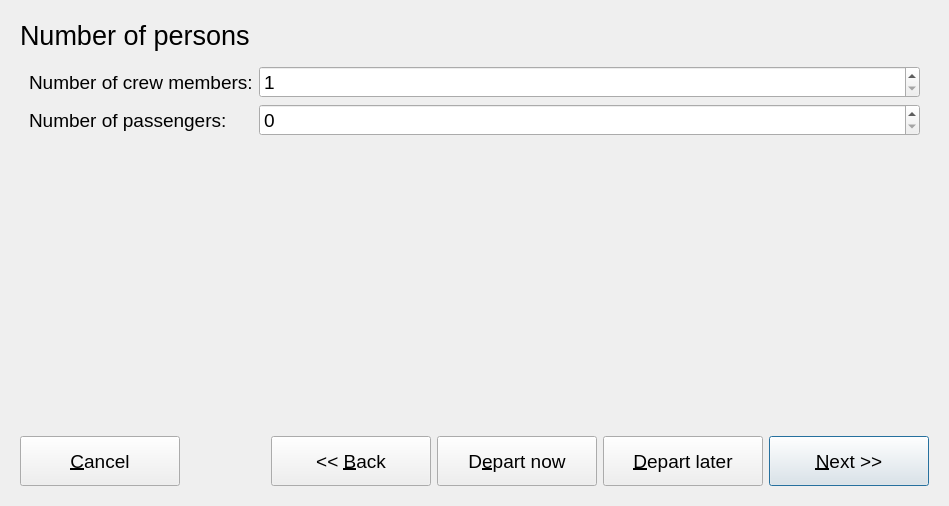
<?xml version="1.0" encoding="UTF-8"?>
<ui version="4.0">
 <class>FlightWizard</class>
 <widget class="QDialog" name="FlightWizard">
  <property name="geometry">
   <rect>
    <x>0</x>
    <y>0</y>
    <width>949</width>
    <height>506</height>
   </rect>
  </property>
  <property name="sizePolicy">
   <sizepolicy hsizetype="Maximum" vsizetype="Maximum">
    <horstretch>0</horstretch>
    <verstretch>0</verstretch>
   </sizepolicy>
  </property>
  <property name="windowTitle">
   <string>New flight wizard</string>
  </property>
  <layout class="QVBoxLayout" name="verticalLayout">
   <item>
    <widget class="QStackedWidget" name="stack">
     <property name="currentIndex">
      <number>3</number>
     </property>
     <widget class="QWidget" name="page1">
      <layout class="QVBoxLayout" name="verticalLayout_2">
       <item>
        <widget class="QLabel" name="titleLabel1">
         <property name="font">
          <font>
           <pointsize>20</pointsize>
          </font>
         </property>
         <property name="text">
          <string>Plane</string>
         </property>
         <property name="alignment">
          <set>Qt::AlignLeading|Qt::AlignLeft|Qt::AlignVCenter</set>
         </property>
        </widget>
       </item>
       <item>
        <spacer name="spacer1">
         <property name="orientation">
          <enum>Qt::Vertical</enum>
         </property>
         <property name="sizeType">
          <enum>QSizePolicy::Fixed</enum>
         </property>
         <property name="sizeHint" stdset="0">
          <size>
           <width>1</width>
           <height>10</height>
          </size>
         </property>
        </spacer>
       </item>
       <item>
        <widget class="CompletionLineEdit" name="planeEdit">
         <property name="sizePolicy">
          <sizepolicy hsizetype="Preferred" vsizetype="Fixed">
           <horstretch>0</horstretch>
           <verstretch>0</verstretch>
          </sizepolicy>
         </property>
         <property name="font">
          <font>
           <family>Monospace</family>
           <pointsize>20</pointsize>
          </font>
         </property>
        </widget>
       </item>
       <item>
        <widget class="QLabel" name="speedDialLabel1">
         <property name="font">
          <font>
           <pointsize>14</pointsize>
          </font>
         </property>
         <property name="text">
          <string>Speed dial:</string>
         </property>
        </widget>
       </item>
       <item>
        <widget class="QWidget" name="speedDial" native="true">
         <property name="sizePolicy">
          <sizepolicy hsizetype="Expanding" vsizetype="Expanding">
           <horstretch>0</horstretch>
           <verstretch>0</verstretch>
          </sizepolicy>
         </property>
        </widget>
       </item>
      </layout>
     </widget>
     <widget class="QWidget" name="page2">
      <layout class="QVBoxLayout" name="verticalLayout_3">
       <item>
        <widget class="QLabel" name="titleLabel2">
         <property name="font">
          <font>
           <pointsize>20</pointsize>
          </font>
         </property>
         <property name="text">
          <string>Flight type</string>
         </property>
         <property name="alignment">
          <set>Qt::AlignLeading|Qt::AlignLeft|Qt::AlignVCenter</set>
         </property>
        </widget>
       </item>
       <item>
        <spacer name="spacer2">
         <property name="orientation">
          <enum>Qt::Vertical</enum>
         </property>
         <property name="sizeType">
          <enum>QSizePolicy::Fixed</enum>
         </property>
         <property name="sizeHint" stdset="0">
          <size>
           <width>1</width>
           <height>10</height>
          </size>
         </property>
        </spacer>
       </item>
       <item>
        <widget class="QLabel" name="label">
         <property name="font">
          <font>
           <pointsize>14</pointsize>
          </font>
         </property>
         <property name="text">
          <string>Speed dial:</string>
         </property>
        </widget>
       </item>
       <item>
        <widget class="QWidget" name="speedDial2" native="true">
         <property name="sizePolicy">
          <sizepolicy hsizetype="Expanding" vsizetype="Expanding">
           <horstretch>0</horstretch>
           <verstretch>0</verstretch>
          </sizepolicy>
         </property>
        </widget>
       </item>
      </layout>
     </widget>
     <widget class="QWidget" name="page3">
      <layout class="QVBoxLayout" name="verticalLayout_4">
       <item>
        <widget class="QLabel" name="titleLabel3">
         <property name="font">
          <font>
           <pointsize>20</pointsize>
          </font>
         </property>
         <property name="text">
          <string>Pilot and copilot</string>
         </property>
         <property name="alignment">
          <set>Qt::AlignLeading|Qt::AlignLeft|Qt::AlignVCenter</set>
         </property>
        </widget>
       </item>
       <item>
        <spacer name="verticalSpacer">
         <property name="orientation">
          <enum>Qt::Vertical</enum>
         </property>
         <property name="sizeType">
          <enum>QSizePolicy::Fixed</enum>
         </property>
         <property name="sizeHint" stdset="0">
          <size>
           <width>1</width>
           <height>10</height>
          </size>
         </property>
        </spacer>
       </item>
       <item>
        <widget class="QWidget" name="widget_2" native="true">
         <property name="sizePolicy">
          <sizepolicy hsizetype="Preferred" vsizetype="Preferred">
           <horstretch>0</horstretch>
           <verstretch>0</verstretch>
          </sizepolicy>
         </property>
         <layout class="QFormLayout" name="formLayout">
          <item row="0" column="0">
           <widget class="QLabel" name="pilotLabel">
            <property name="minimumSize">
             <size>
              <width>100</width>
              <height>0</height>
             </size>
            </property>
            <property name="font">
             <font>
              <pointsize>14</pointsize>
             </font>
            </property>
            <property name="text">
             <string>Pilot:</string>
            </property>
           </widget>
          </item>
          <item row="0" column="1">
           <widget class="CompletionLineEdit" name="pilotEdit">
            <property name="font">
             <font>
              <pointsize>20</pointsize>
             </font>
            </property>
           </widget>
          </item>
          <item row="2" column="0">
           <widget class="QLabel" name="copilotLabel">
            <property name="minimumSize">
             <size>
              <width>100</width>
              <height>0</height>
             </size>
            </property>
            <property name="font">
             <font>
              <pointsize>14</pointsize>
             </font>
            </property>
            <property name="text">
             <string>Copilot:</string>
            </property>
           </widget>
          </item>
          <item row="2" column="1">
           <widget class="CompletionLineEdit" name="copilotEdit">
            <property name="font">
             <font>
              <pointsize>20</pointsize>
             </font>
            </property>
           </widget>
          </item>
          <item row="1" column="1">
           <spacer name="verticalSpacer_2">
            <property name="orientation">
             <enum>Qt::Vertical</enum>
            </property>
            <property name="sizeType">
             <enum>QSizePolicy::Fixed</enum>
            </property>
            <property name="sizeHint" stdset="0">
             <size>
              <width>20</width>
              <height>20</height>
             </size>
            </property>
           </spacer>
          </item>
         </layout>
        </widget>
       </item>
       <item>
        <widget class="QLabel" name="label_2">
         <property name="font">
          <font>
           <pointsize>20</pointsize>
          </font>
         </property>
         <property name="text">
          <string>Launch method</string>
         </property>
        </widget>
       </item>
       <item>
        <widget class="QWidget" name="widget_3" native="true">
         <property name="sizePolicy">
          <sizepolicy hsizetype="Preferred" vsizetype="Expanding">
           <horstretch>0</horstretch>
           <verstretch>0</verstretch>
          </sizepolicy>
         </property>
         <layout class="QVBoxLayout" name="verticalLayout_5">
          <item>
           <widget class="SkComboBox" name="launchMethodComboBox">
            <property name="font">
             <font>
              <pointsize>20</pointsize>
             </font>
            </property>
           </widget>
          </item>
          <item>
           <spacer name="verticalSpacer_3">
            <property name="orientation">
             <enum>Qt::Vertical</enum>
            </property>
            <property name="sizeHint" stdset="0">
             <size>
              <width>20</width>
              <height>40</height>
             </size>
            </property>
           </spacer>
          </item>
         </layout>
        </widget>
       </item>
      </layout>
     </widget>
     <widget class="QWidget" name="page_anonymous">
      <layout class="QVBoxLayout" name="verticalLayout_6">
       <item>
        <widget class="QLabel" name="label_3">
         <property name="font">
          <font>
           <pointsize>20</pointsize>
          </font>
         </property>
         <property name="text">
          <string>Number of persons</string>
         </property>
        </widget>
       </item>
       <item>
        <widget class="QWidget" name="widget_4" native="true">
         <layout class="QFormLayout" name="formLayout_2">
          <item row="0" column="0">
           <widget class="QLabel" name="label_4">
            <property name="font">
             <font>
              <pointsize>14</pointsize>
             </font>
            </property>
            <property name="text">
             <string>Number of crew members:</string>
            </property>
           </widget>
          </item>
          <item row="1" column="0">
           <widget class="QLabel" name="label_5">
            <property name="font">
             <font>
              <pointsize>14</pointsize>
             </font>
            </property>
            <property name="text">
             <string>Number of passengers:</string>
            </property>
           </widget>
          </item>
          <item row="0" column="1">
           <widget class="QSpinBox" name="numCrewInput">
            <property name="font">
             <font>
              <pointsize>14</pointsize>
             </font>
            </property>
            <property name="minimum">
             <number>1</number>
            </property>
           </widget>
          </item>
          <item row="1" column="1">
           <widget class="QSpinBox" name="numPaxInput">
            <property name="font">
             <font>
              <pointsize>14</pointsize>
             </font>
            </property>
           </widget>
          </item>
         </layout>
        </widget>
       </item>
       <item>
        <spacer name="verticalSpacer_4">
         <property name="orientation">
          <enum>Qt::Vertical</enum>
         </property>
         <property name="sizeHint" stdset="0">
          <size>
           <width>20</width>
           <height>40</height>
          </size>
         </property>
        </spacer>
       </item>
      </layout>
     </widget>
    </widget>
   </item>
   <item>
    <widget class="QWidget" name="widget" native="true">
     <layout class="QHBoxLayout" name="horizontalLayout">
      <item>
       <widget class="QPushButton" name="cancelButton">
        <property name="minimumSize">
         <size>
          <width>160</width>
          <height>50</height>
         </size>
        </property>
        <property name="font">
         <font>
          <pointsize>14</pointsize>
         </font>
        </property>
        <property name="text">
         <string>&amp;Cancel</string>
        </property>
        <property name="autoDefault">
         <bool>false</bool>
        </property>
       </widget>
      </item>
      <item>
       <spacer name="horizontalSpacer">
        <property name="orientation">
         <enum>Qt::Horizontal</enum>
        </property>
        <property name="sizeHint" stdset="0">
         <size>
          <width>40</width>
          <height>20</height>
         </size>
        </property>
       </spacer>
      </item>
      <item>
       <widget class="QPushButton" name="prevButton">
        <property name="minimumSize">
         <size>
          <width>160</width>
          <height>50</height>
         </size>
        </property>
        <property name="font">
         <font>
          <pointsize>14</pointsize>
         </font>
        </property>
        <property name="text">
         <string>&lt;&lt; &amp;Back</string>
        </property>
        <property name="autoDefault">
         <bool>false</bool>
        </property>
       </widget>
      </item>
      <item>
       <widget class="QPushButton" name="acceptAndTakeoffButton">
        <property name="minimumSize">
         <size>
          <width>160</width>
          <height>50</height>
         </size>
        </property>
        <property name="font">
         <font>
          <pointsize>14</pointsize>
         </font>
        </property>
        <property name="text">
         <string>D&amp;epart now</string>
        </property>
        <property name="autoDefault">
         <bool>false</bool>
        </property>
       </widget>
      </item>
      <item>
       <widget class="QPushButton" name="acceptButton">
        <property name="minimumSize">
         <size>
          <width>160</width>
          <height>50</height>
         </size>
        </property>
        <property name="font">
         <font>
          <pointsize>14</pointsize>
         </font>
        </property>
        <property name="text">
         <string>&amp;Depart later</string>
        </property>
        <property name="autoDefault">
         <bool>false</bool>
        </property>
        <property name="default">
         <bool>true</bool>
        </property>
       </widget>
      </item>
      <item>
       <widget class="QPushButton" name="nextButton">
        <property name="minimumSize">
         <size>
          <width>160</width>
          <height>50</height>
         </size>
        </property>
        <property name="font">
         <font>
          <pointsize>14</pointsize>
         </font>
        </property>
        <property name="text">
         <string>&amp;Next &gt;&gt;</string>
        </property>
        <property name="autoDefault">
         <bool>false</bool>
        </property>
        <property name="default">
         <bool>true</bool>
        </property>
       </widget>
      </item>
     </layout>
    </widget>
   </item>
  </layout>
 </widget>
 <customwidgets>
  <customwidget>
   <class>SkComboBox</class>
   <extends>QComboBox</extends>
   <header>src/gui/widgets/SkComboBox.h</header>
  </customwidget>
  <customwidget>
   <class>CompletionLineEdit</class>
   <extends>QLineEdit</extends>
   <header>src/gui/CompletionLineEdit.h</header>
   <slots>
    <signal>selectionStateChanged()</signal>
   </slots>
  </customwidget>
 </customwidgets>
 <tabstops>
  <tabstop>planeEdit</tabstop>
  <tabstop>cancelButton</tabstop>
  <tabstop>prevButton</tabstop>
  <tabstop>acceptAndTakeoffButton</tabstop>
  <tabstop>acceptButton</tabstop>
  <tabstop>nextButton</tabstop>
 </tabstops>
 <resources/>
 <connections>
  <connection>
   <sender>cancelButton</sender>
   <signal>clicked()</signal>
   <receiver>FlightWizard</receiver>
   <slot>reject()</slot>
   <hints>
    <hint type="sourcelabel">
     <x>177</x>
     <y>487</y>
    </hint>
    <hint type="destinationlabel">
     <x>242</x>
     <y>317</y>
    </hint>
   </hints>
  </connection>
  <connection>
   <sender>prevButton</sender>
   <signal>clicked()</signal>
   <receiver>FlightWizard</receiver>
   <slot>prevButton_clicked()</slot>
   <hints>
    <hint type="sourcelabel">
     <x>349</x>
     <y>487</y>
    </hint>
    <hint type="destinationlabel">
     <x>493</x>
     <y>317</y>
    </hint>
   </hints>
  </connection>
  <connection>
   <sender>nextButton</sender>
   <signal>clicked()</signal>
   <receiver>FlightWizard</receiver>
   <slot>nextButton_clicked()</slot>
   <hints>
    <hint type="sourcelabel">
     <x>927</x>
     <y>487</y>
    </hint>
    <hint type="destinationlabel">
     <x>659</x>
     <y>318</y>
    </hint>
   </hints>
  </connection>
  <connection>
   <sender>acceptAndTakeoffButton</sender>
   <signal>clicked()</signal>
   <receiver>FlightWizard</receiver>
   <slot>accept()</slot>
   <hints>
    <hint type="sourcelabel">
     <x>598</x>
     <y>487</y>
    </hint>
    <hint type="destinationlabel">
     <x>6</x>
     <y>466</y>
    </hint>
   </hints>
  </connection>
  <connection>
   <sender>acceptButton</sender>
   <signal>clicked()</signal>
   <receiver>FlightWizard</receiver>
   <slot>accept()</slot>
   <hints>
    <hint type="sourcelabel">
     <x>764</x>
     <y>487</y>
    </hint>
    <hint type="destinationlabel">
     <x>1024</x>
     <y>458</y>
    </hint>
   </hints>
  </connection>
  <connection>
   <sender>planeEdit</sender>
   <signal>selectionStateChanged()</signal>
   <receiver>FlightWizard</receiver>
   <slot>updateNextButtonState()</slot>
   <hints>
    <hint type="sourcelabel">
     <x>254</x>
     <y>80</y>
    </hint>
    <hint type="destinationlabel">
     <x>945</x>
     <y>150</y>
    </hint>
   </hints>
  </connection>
  <connection>
   <sender>pilotEdit</sender>
   <signal>selectionStateChanged()</signal>
   <receiver>FlightWizard</receiver>
   <slot>updateNextButtonState()</slot>
   <hints>
    <hint type="sourcelabel">
     <x>725</x>
     <y>95</y>
    </hint>
    <hint type="destinationlabel">
     <x>941</x>
     <y>182</y>
    </hint>
   </hints>
  </connection>
  <connection>
   <sender>copilotEdit</sender>
   <signal>selectionStateChanged()</signal>
   <receiver>FlightWizard</receiver>
   <slot>updateNextButtonState()</slot>
   <hints>
    <hint type="sourcelabel">
     <x>671</x>
     <y>166</y>
    </hint>
    <hint type="destinationlabel">
     <x>940</x>
     <y>263</y>
    </hint>
   </hints>
  </connection>
  <connection>
   <sender>launchMethodComboBox</sender>
   <signal>currentIndexChanged(int)</signal>
   <receiver>FlightWizard</receiver>
   <slot>updateNextButtonState()</slot>
   <hints>
    <hint type="sourcelabel">
     <x>520</x>
     <y>290</y>
    </hint>
    <hint type="destinationlabel">
     <x>946</x>
     <y>355</y>
    </hint>
   </hints>
  </connection>
 </connections>
 <slots>
  <slot>prevButton_clicked()</slot>
  <slot>nextButton_clicked()</slot>
  <slot>planeCombo_textChanged(QString)</slot>
  <slot>updateNextButtonState()</slot>
 </slots>
</ui>
